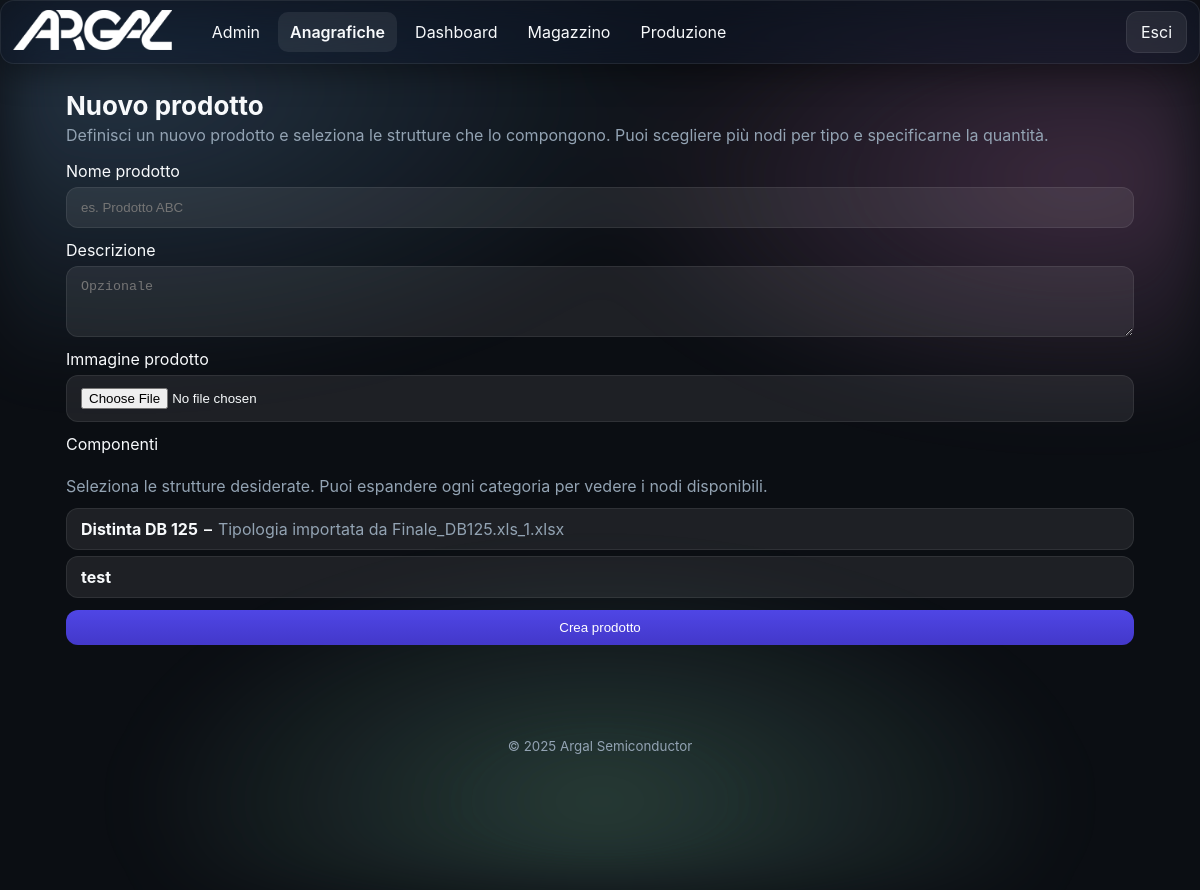
/products/create (signed in), run on an earlier commit of the app's database.
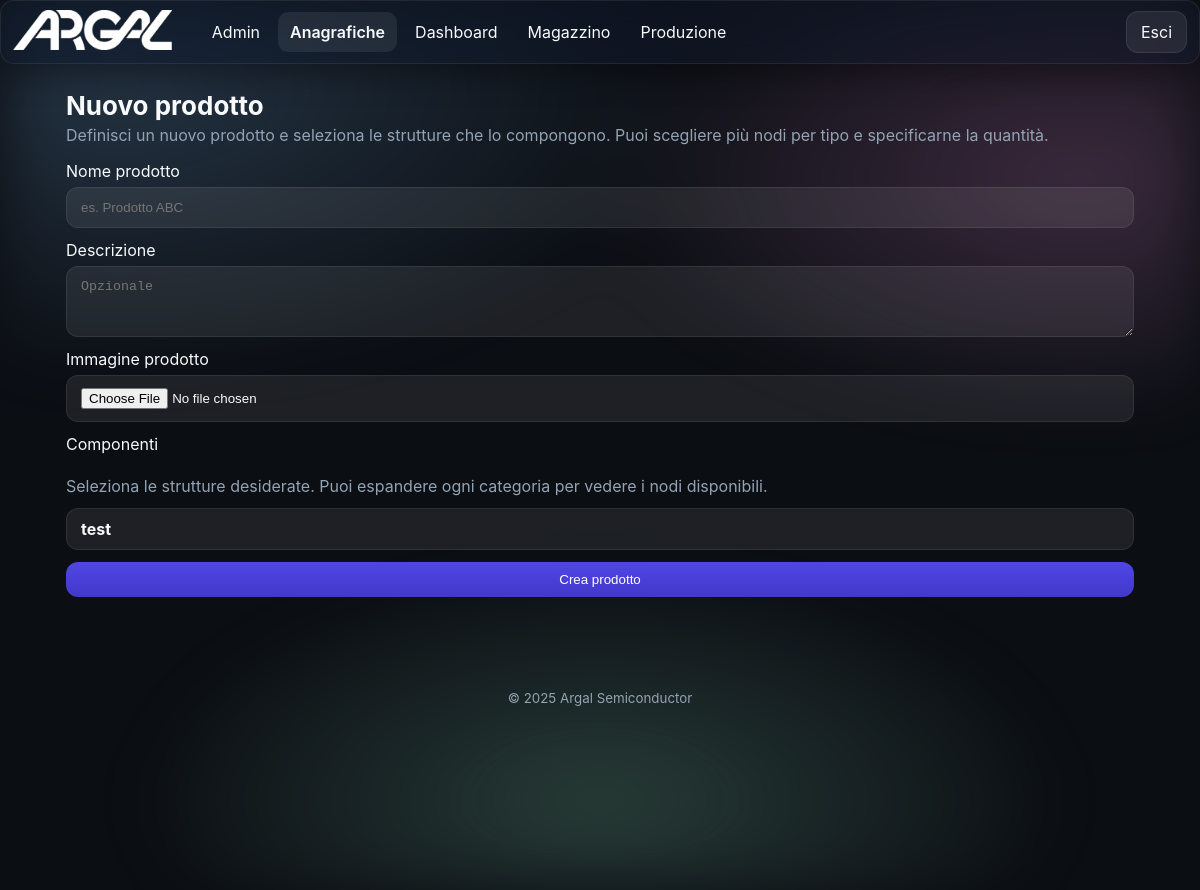
And on a later commit of the database.
### app/models.py (models this page shows, shortened)
class TimestampMixin(db.Model):
    __abstract__ = True
    created_at = db.Column(db.DateTime, default=datetime.utcnow)
    updated_at = db.Column(db.DateTime, default=datetime.utcnow, onupdate=datetime.utcnow)

class Module(TimestampMixin):
    __tablename__ = 'modules'
    id = db.Column(db.Integer, primary_key=True)
    name = db.Column(db.String(100), unique=True, nullable=False)
    slug = db.Column(db.String(100), unique=True, nullable=False)
    endpoint = db.Column(db.String(120), unique=True, nullable=False)
    enabled = db.Column(db.Boolean, default=True)
    icon = db.Column(db.String(100), default='cube')

class StructureType(TimestampMixin):
    __tablename__ = 'structure_types'
    id = db.Column(db.Integer, primary_key=True)
    name = db.Column(db.String(120), unique=True, nullable=False)
    description = db.Column(db.Text)
    fields = db.relationship('TypeField', backref='type', cascade='all, delete-orphan')
    is_assembly = db.Column(db.Boolean, default=False)
    is_part = db.Column(db.Boolean, default=False)
    is_commercial = db.Column(db.Boolean, default=False)
    default_work_phase_id = db.Column(db.Integer, db.ForeignKey('work_phases.id'), nullable=True)
    default_processing_type = db.Column(db.String(20))  # "internal" or "external"
    default_supplier_id = db.Column(db.Integer, db.ForeignKey('suppliers.id'), nullable=True)
    default_work_center_id = db.Column(db.Integer, db.ForeignKey('work_centers.id'), nullable=True)
    default_weight = db.Column(db.Float)
    default_processing_cost = db.Column(db.Float)
    default_standard_time = db.Column(db.Float)  # stored in minutes
    default_lead_time_theoretical = db.Column(db.Float)  # stored in minutes
    default_lead_time_real = db.Column(db.Float)  # stored in minutes
    default_description = db.Column(db.Text)
    default_notes = db.Column(db.Text)
    default_price_per_unit = db.Column(db.Float)
    default_minimum_order_qty = db.Column(db.Integer)
    default_stock_threshold = db.Column(db.Float)
    default_replenishment_qty = db.Column(db.Float)
    default_work_phase = db.relationship('WorkPhase', foreign_keys=[default_work_phase_id])
    default_supplier = db.relationship('Supplier', foreign_keys=[default_supplier_id])
    default_work_center = db.relationship('WorkCenter', foreign_keys=[default_work_center_id])

### app/blueprints/products/routes.py (the view, shortened to what this page needs)
@products_bp.route('/create', methods=['GET', 'POST'])
@login_required
def create():
    types = StructureType.query.order_by(StructureType.name.asc()).all()
    nodes_by_type = {t.id: Structure.query.filter_by(type_id=t.id).order_by(Structure.name.asc()).all() for t in types}
    return render_template('products/create.html', types=types, nodes_by_type=nodes_by_type)

### app/models.py (called while the page is built)
@login_manager.user_loader
def load_user(user_id):
    try:
        return User.query.get(int(user_id))
    except Exception:
        return None

### app/templates/products/create.html (shortened to what this page needs)
{% extends 'base.html' %}
{% block content %}
<section class="section">
  <h2 class="section-title">Nuovo prodotto</h2>
  <p class="section-subtitle">Definisci un nuovo prodotto e seleziona le strutture che lo compongono. Puoi scegliere più nodi per tipo e specificarne la quantità.</p>
  <form method="post" class="form" enctype="multipart/form-data">
    <label class="field">
      <span>Nome prodotto</span>
      <input name="name" required placeholder="es. Prodotto ABC" value="{{ request.form.get('name', '') }}">
    </label>
    <label class="field">
      <span>Descrizione</span>
      <textarea name="description" rows="3" placeholder="Opzionale">{{ request.form.get('description', '') }}</textarea>
    </label>
    <label class="field">
      <span>Immagine prodotto</span>
      <input type="file" name="image" accept="image/*">
    </label>
    <div class="field">
      <span>Componenti</span>
      {% if types|length == 0 %}
        <p class="muted">Non esistono tipi di struttura. Crea prima dei tipi nella sezione Strutture.</p>
      {% else %}
        <p class="muted" style="margin-bottom:6px;">Seleziona le strutture desiderate. Puoi espandere ogni categoria per vedere i nodi disponibili.</p>
        <div class="accordion-list">
          {% for t in types %}
            <details class="accordion-item">
              <summary><strong>{{ t.name }}</strong>{% if t.description %} – <span class="muted">{{ t.description }}</span>{% endif %}</summary>
                {% set nodes = nodes_by_type.get(t.id) %}
            </details>
          {% endfor %}
        </div>
      {% endif %}
    </div>
    <button class="btn primary" type="submit">Crea prodotto</button>
  </form>
</section>
{% endblock %}

### app/templates/base.html (shortened to what this page needs)
<!doctype html>
<html lang="it" data-theme="dark">
<head>
  <link rel="stylesheet" href="{{ url_for('static', filename='css/styles.css') }}">
</head>
<body>
  <div class="bg-aurora"></div>
  {% if current_user.is_authenticated and not embedded %}
  <header class="app-header glass">
    <div class="brand">
      <a href="{{ url_for('dashboard.index') }}" class="brand-link" style="display:inline-block;">
        <img src="{{ url_for('static', filename='img/logo.png') }}" alt="Logo" class="logo">
      </a>
    </div>
    <nav class="nav-desktop">
      {% set cur_ep = request.endpoint or '' %}
      {% set detected_bp = (cur_ep.split('.')|first) %}
      {% set forced_bp = None %}
      {% if active_module is defined and active_module %}
        {% set forced_bp = active_module %}
      {% elif g is defined and g.active_module is defined and g.active_module %}
        {% set forced_bp = g.active_module %}
      {% endif %}
      {% set cur_bp = forced_bp if forced_bp else detected_bp %}
      {% for m in enabled_modules %}
        {% set mod_bp = (m.endpoint.split('.')|first) %}
        {% set is_active = (mod_bp == cur_bp) %}
        {% set display_name = 'Anagrafiche' if (m.slug == 'products' or m.name == 'Prodotti') else m.name %}
        <a class="nav-link{{ ' active' if is_active else '' }}" href="{{ url_for(m.endpoint) }}">{{ display_name }}</a>
      {% endfor %}
    </nav>
    <div class="header-actions">
      <a class="btn btn-ghost" href="{{ url_for('auth.logout') }}">Esci</a>
    </div>
  </header>
    {% set cur_ep = request.endpoint or '' %}
    {% set detected_bp = (cur_ep.split('.')|first) %}
    {% set forced_bp = None %}
    {% if active_module is defined and active_module %}
      {% set forced_bp = active_module %}
    {% elif g is defined and g.active_module is defined and g.active_module %}
      {% set forced_bp = g.active_module %}
    {% endif %}
    {% set cur_bp = forced_bp if forced_bp else detected_bp %}
  {% endif %}
  <main class="container">
    {% block content %}{% endblock %}
  </main>
  {% if not embedded %}
  <footer class="app-footer">
    <small>© {{ 2025 }} Argal Semiconductor</small>
  </footer>
  {% endif %}
</body>
</html>

What changed in the data, as far as the page shows it:
removed StructureType: name "Distinta DB 125", description "Tipologia importata da Finale_DB125.xls_1.xlsx"
